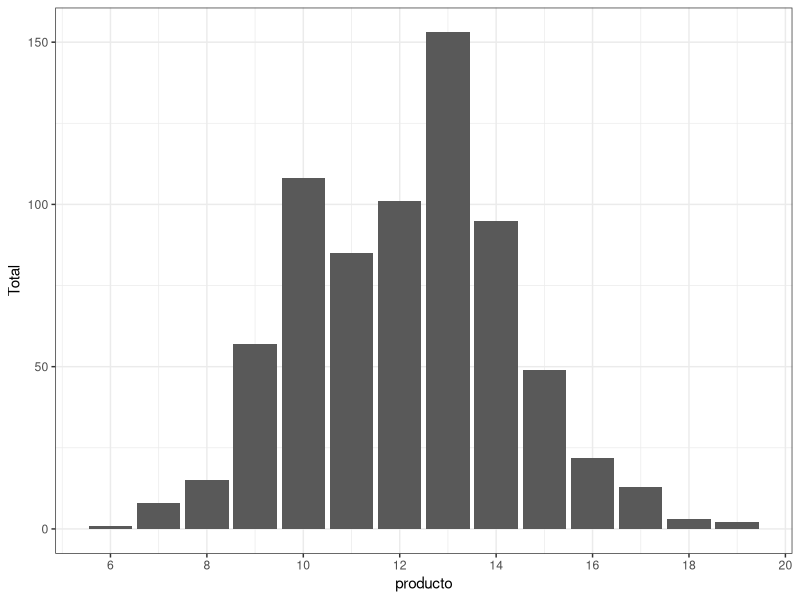

This figure's R source:
library(tidyverse)

df = read.table(header = TRUE,text = 'producto |   GDA            FOPWL   |     Total
         6 |         0                 1 |         1 
         7 |         8                 0 |         8 
         8 |        12                3 |        15 
         9 |        38              19 |        57 
        10 |        59             49 |       108 
        11 |        45             40 |        85 
        12 |        60             41 |       101 
        13 |        82            71 |       153 
        14 |        52            43 |        95 
        15 |        21            28 |        49 
        16 |         5             17 |        22 
        17 |         5               8 |        13 
        18 |         1               2 |         3 
        19 |         0               2 |         2
') %>% 
  dplyr::select(-starts_with("X"))

df %>% 
  ggplot(data=.,aes(x=producto,y=Total)) +
  geom_col() +
  theme_bw() +
  scale_x_continuous(breaks=seq(4,20,by=2))
